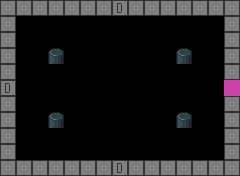

This game map was drawn from its Tiled (.tmx) file and the tilesets committed beside it. A one-line description and the full map source follow:
An orthogonal 15x11 tile map with 16x16 px tiles, 1 tile layer (main).

<map version="1.0" tiledversion="1.0.2" orientation="orthogonal" renderorder="right-down" width="15" height="11" tilewidth="16" tileheight="16" nextobjectid="1">
 <properties>
  <property name="initial" type="bool" value="true" />
  <property name="type" value="Initial" />
 </properties>
 <tileset firstgid="1" source="editor.tsx" />
 <layer name="main" width="15" height="11">
  <data encoding="csv">
1,1,1,1,1,1,1,2,1,1,1,1,1,1,1,
1,0,0,0,0,0,0,0,0,0,0,0,0,0,1,
1,0,0,0,0,0,0,0,0,0,0,0,0,0,1,
1,0,0,17,0,0,0,0,0,0,0,17,0,0,1,
1,0,0,0,0,0,0,0,0,0,0,0,0,0,1,
2,0,0,0,0,0,0,0,0,0,0,0,0,0,10,
1,0,0,0,0,0,0,0,0,0,0,0,0,0,1,
1,0,0,17,0,0,0,0,0,0,0,17,0,0,1,
1,0,0,0,0,0,0,0,0,0,0,0,0,0,1,
1,0,0,0,0,0,0,0,0,0,0,0,0,0,1,
1,1,1,1,1,1,1,2,1,1,1,1,1,1,1
</data>
 </layer>
</map>
